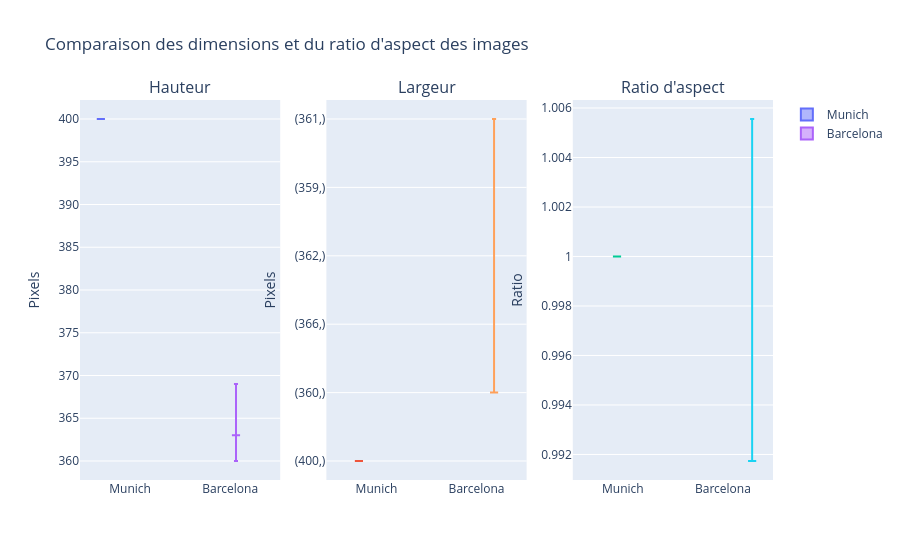

The notebook cell this image was saved under:
### Code cell
from plotly.subplots import make_subplots
import plotly.graph_objects as go

fig = make_subplots(
    rows=1,
    cols=3,
    subplot_titles=("Hauteur", "Largeur", "Ratio d'aspect")
)

for source in df["source"].unique():
    data = df[df["source"] == source]

    fig.add_trace(
        go.Box(y=data["height"], name=source, boxpoints=False),
        row=1, col=1
    )

    fig.add_trace(
        go.Box(y=data["width"], name=source, boxpoints=False, showlegend=False),
        row=1, col=2
    )

    fig.add_trace(
        go.Box(y=data["aspect_ratio"], name=source, boxpoints=False, showlegend=False),
        row=1, col=3
    )

fig.update_yaxes(title_text="Pixels", row=1, col=1)
fig.update_yaxes(title_text="Pixels", row=1, col=2)
fig.update_yaxes(title_text="Ratio", row=1, col=3)

fig.update_layout(
    title="Comparaison des dimensions et du ratio d'aspect des images",
    boxmode="group"
)

fig.show()

### Figure 1 — Plotly figure (JSON) as saved in the notebook; plotly's stock layout.template omitted (floating-point values rounded to 4 significant figures; data arrays with more than 128 entries replaced by an {"elided": "..."} marker saying what was removed)
{"data": [{"boxpoints": false, "name": "Munich", "type": "box", "xaxis": "x", "y": {"elided": "18365 float values"}, "yaxis": "y"}, {"boxpoints": false, "name": "Munich", "showlegend": false, "type": "box", "xaxis": "x2", "y": {"elided": "18365 str values"}, "yaxis": "y2"}, {"boxpoints": false, "name": "Munich", "showlegend": false, "type": "box", "xaxis": "x3", "y": {"elided": "18365 float values"}, "yaxis": "y3"}, {"boxpoints": false, "name": "Barcelona", "type": "box", "xaxis": "x", "y": {"elided": "17092 float values"}, "yaxis": "y"}, {"boxpoints": false, "name": "Barcelona", "showlegend": false, "type": "box", "xaxis": "x2", "y": {"elided": "17092 str values"}, "yaxis": "y2"}, {"boxpoints": false, "name": "Barcelona", "showlegend": false, "type": "box", "xaxis": "x3", "y": {"elided": "17092 float values"}, "yaxis": "y3"}], "layout": {"annotations": [{"font": {"size": 16}, "showarrow": false, "text": "Hauteur", "x": 0.1444, "xanchor": "center", "xref": "paper", "y": 1, "yanchor": "bottom", "yref": "paper"}, {"font": {"size": 16}, "showarrow": false, "text": "Largeur", "x": 0.5, "xanchor": "center", "xref": "paper", "y": 1, "yanchor": "bottom", "yref": "paper"}, {"font": {"size": 16}, "showarrow": false, "text": "Ratio d'aspect", "x": 0.8556, "xanchor": "center", "xref": "paper", "y": 1, "yanchor": "bottom", "yref": "paper"}], "boxmode": "group", "title": {"text": "Comparaison des dimensions et du ratio d'aspect des images"}, "xaxis": {"anchor": "y", "domain": [0, 0.2889]}, "xaxis2": {"anchor": "y2", "domain": [0.3556, 0.6444]}, "xaxis3": {"anchor": "y3", "domain": [0.7111, 1]}, "yaxis": {"anchor": "x", "domain": [0, 1], "title": {"text": "Pixels"}}, "yaxis2": {"anchor": "x2", "domain": [0, 1], "title": {"text": "Pixels"}}, "yaxis3": {"anchor": "x3", "domain": [0, 1], "title": {"text": "Ratio"}}}}
